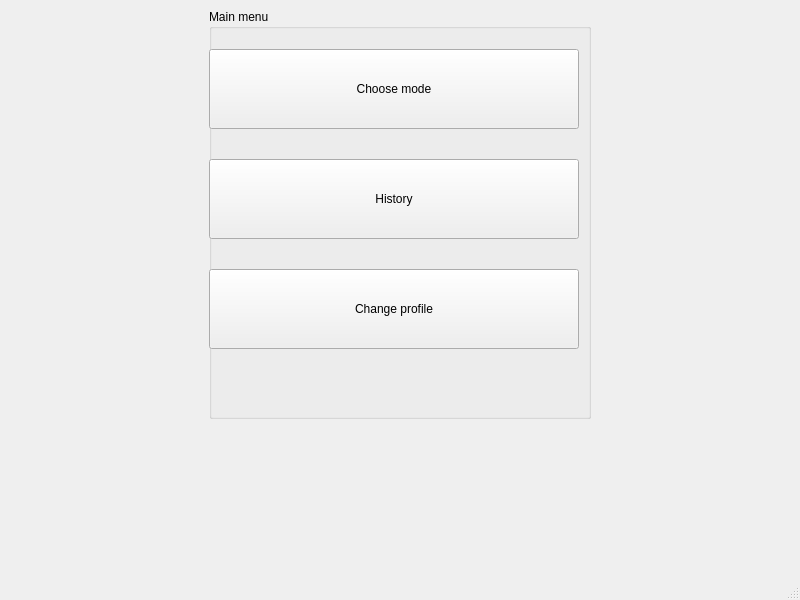
<?xml version="1.0" encoding="UTF-8"?>
<ui version="4.0">
 <class>MainMenu</class>
 <widget class="QMainWindow" name="MainMenu">
  <property name="geometry">
   <rect>
    <x>0</x>
    <y>0</y>
    <width>800</width>
    <height>600</height>
   </rect>
  </property>
  <property name="windowTitle">
   <string>MainWindow</string>
  </property>
  <widget class="QWidget" name="centralwidget">
   <layout class="QGridLayout" name="gridLayout">
    <item row="0" column="2">
     <spacer name="horizontalSpacer_2">
      <property name="orientation">
       <enum>Qt::Orientation::Horizontal</enum>
      </property>
      <property name="sizeType">
       <enum>QSizePolicy::Policy::Fixed</enum>
      </property>
      <property name="sizeHint" stdset="0">
       <size>
        <width>200</width>
        <height>20</height>
       </size>
      </property>
     </spacer>
    </item>
    <item row="0" column="1">
     <widget class="QGroupBox" name="groupBox">
      <property name="title">
       <string>Main menu</string>
      </property>
      <widget class="QPushButton" name="Choose_Mode_Btn">
       <property name="geometry">
        <rect>
         <x>0</x>
         <y>40</y>
         <width>370</width>
         <height>80</height>
        </rect>
       </property>
       <property name="text">
        <string>Choose mode</string>
       </property>
      </widget>
      <widget class="QPushButton" name="History_Btn">
       <property name="geometry">
        <rect>
         <x>0</x>
         <y>150</y>
         <width>370</width>
         <height>80</height>
        </rect>
       </property>
       <property name="text">
        <string>History</string>
       </property>
      </widget>
      <widget class="QPushButton" name="Change_prof_Btn">
       <property name="geometry">
        <rect>
         <x>0</x>
         <y>260</y>
         <width>370</width>
         <height>80</height>
        </rect>
       </property>
       <property name="text">
        <string>Change profile</string>
       </property>
      </widget>
     </widget>
    </item>
    <item row="0" column="0">
     <spacer name="horizontalSpacer">
      <property name="orientation">
       <enum>Qt::Orientation::Horizontal</enum>
      </property>
      <property name="sizeType">
       <enum>QSizePolicy::Policy::Fixed</enum>
      </property>
      <property name="sizeHint" stdset="0">
       <size>
        <width>200</width>
        <height>20</height>
       </size>
      </property>
     </spacer>
    </item>
    <item row="1" column="1">
     <spacer name="verticalSpacer">
      <property name="orientation">
       <enum>Qt::Orientation::Vertical</enum>
      </property>
      <property name="sizeType">
       <enum>QSizePolicy::Policy::Fixed</enum>
      </property>
      <property name="sizeHint" stdset="0">
       <size>
        <width>20</width>
        <height>150</height>
       </size>
      </property>
     </spacer>
    </item>
   </layout>
  </widget>
  <widget class="QMenuBar" name="menubar">
   <property name="geometry">
    <rect>
     <x>0</x>
     <y>0</y>
     <width>800</width>
     <height>33</height>
    </rect>
   </property>
  </widget>
  <widget class="QStatusBar" name="statusbar"/>
 </widget>
 <resources/>
 <connections/>
</ui>
